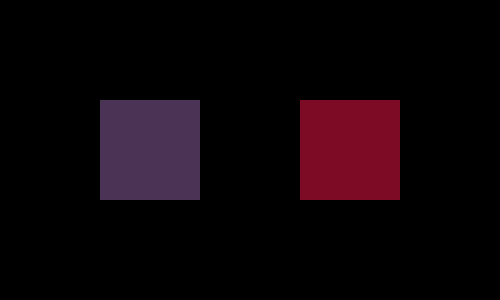
Frame 1 (no input)
Frame 60 (the mouse pressed at the canvas centre just before this capture): identical to frame 1, image omitted
Frame 120 (the mouse held since frame 60 and released just before this capture): identical to frame 1, image omitted

The Processing sketch that drew this single still picture (run headless with seeded random() and noise(); from frame 60 on, the mouse is pressed at the canvas centre):

// Processing sketch: treino_algebra_booleana_1
// ── treino_algebra_booleana_1.pde
void setup (){
  size(500,300);
  noStroke();

}
void draw(){
  if(mouseX>100 && mouseX<200 && mouseY>100 && mouseY<200) background(75,51,85);
  else background (0);
  if (mouseX>300 && mouseX<400 && mouseY>100 && mouseY<200) background(125,11,37);
  
    fill(75,51,85);
   rect(100,100,100,100);
   fill(125,11,37);
   rect(300,100,100,100);
}
  
